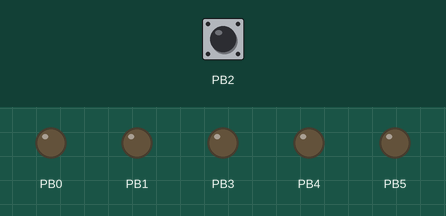
Recording of a sketch running on a simulated ATtiny85, built with avr-gcc and run on an emulated ATtiny85. Parts: output pins drawn as LEDs (lit = HIGH). The inputs (shaded band) are chosen by the test bench; at power-on: PB2 HIGH.

Above: at 1.2 s.
1.3 s: PB2 driven LOW
At 2.4 s:
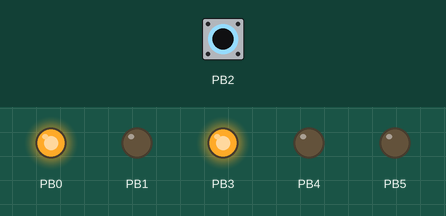
2.8 s: PB2 pulsed HIGH 2 times (0.12 s each, 0.3 s apart)
At 3.07 s:
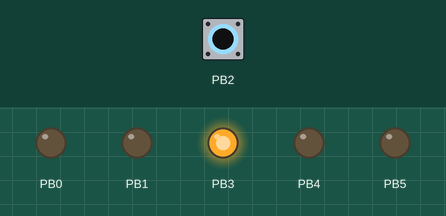
At 4.6 s:
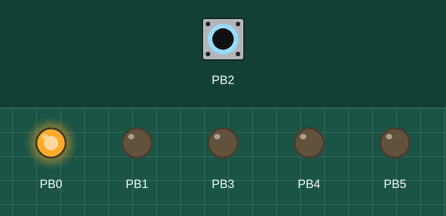
Timing chart, 0 to 12.8 s (numbered marks = the images above; inputs shaded):
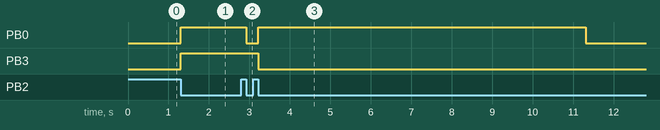

The sketch:

timer_and_pin_change_interrupt.ino
```cpp
#define SET_BIT(REG, BIT)     ((REG) |= (BIT))
#define CLEAR_BIT(REG, BIT)   ((REG) &= ~(BIT))
#define READ_BIT(REG, BIT)    ((REG) & (BIT))
#define WRITE_REG(REG, VAL)   ((REG) = (VAL))
#define READ_REG(REG)         ((REG))
#define MODIFY_REG(REG, CLEARMASK, SETMASK)  WRITE_REG((REG), (((READ_REG(REG)) & (~(CLEARMASK))) | (SETMASK)))

volatile uint16_t timer1Counter = 0;
volatile bool pulseDetected = false;
volatile bool velocityTooLow = false;
volatile uint16_t timerCountsBetweenPulses = 0;
volatile uint16_t velocityEstimate = 0;
const volatile uint16_t velocityGain = 8043; // wheel circumference / counter increment time * 3.6 = 2.23 [m] * 0.001 [s] * 3.6 =

inline uint8_t binaryOutput(uint16_t number){
  // binary counter output on pins 0,1,3-5
  // pin 0 value 2
  // pin 1 value 4
  // pin 3 value 8
  // pin 4 value 16
  // pin 5 value 32
  uint8_t val = 0;
  val |= ((number >> 1) & 1) << 0;
  val |= ((number >> 2) & 1) << 1;
  val |= ((number >> 3) & 1) << 3; // pin shift here
  val |= ((number >> 4) & 1) << 4;
  //val |= ((number >> 5) & 1) << 5; // cannot be: pin5 is reset pin, not output

  return val;
}

ISR(TIMER1_COMPA_vect){
  // blink
  if(timer1Counter >= 1000){ // count 1 to value +1
    //PORTB ^= 1<<1;
    timer1Counter = 0;
  }
  timer1Counter++;

  //odometry
  timerCountsBetweenPulses++;

}

// pin change interrupt
// 1. check if counter > small value (debounce)
// 2. reset counter
// 3. set sum value and output flag
ISR(INT0_vect){
  //PORTB ^= 1<<4;
  pulseDetected = true;
}

void setup() {
  cli();

  // set gpio
  DDRB |= 0b111011; // output pins
  //PORTB |= 1 << 2; // pull-up input

  // configure timer 1
  TCNT1 = 0x00; // start counting at zero
  TCCR1 |= 1 << 7; // reset on OCR1C compare
  uint8_t psc = 0b1000;// prescaler, log2(x)+1 in reg invullen
  MODIFY_REG(TCCR1,0x0F,psc);
  // write to both ORC1A and ORC1B to capture compare and reset timer
  uint8_t timerCounts = 128;// theory: 16.5 MHz / PSC / COUNTS = interrupt frequency. else PCK @64 MHz.
  OCR1A = timerCounts;
  OCR1C = timerCounts;
  TIMSK |= 1 << 6;// timer interrupt mask register

  // configure pin interrupt
  MCUCR |= 0b10 << 0; // 10 falling edge, 11 rising edge.
  GIMSK |= 1 << 6; //INT0 enable, PCIE disable: this is always on any change

  // enable interrupts
  sei(); //SREG I-bit set
}

void loop() {
  if(timerCountsBetweenPulses > 4000) // V < 2 km/h
  {
    timerCountsBetweenPulses = 4000;
    velocityTooLow = true;
  }
  else if(timerCountsBetweenPulses < 80) // V > 100 km/h
  {timerCountsBetweenPulses = 80;}

  if(pulseDetected == true)
  {
    velocityEstimate = velocityGain / timerCountsBetweenPulses;
    if(velocityEstimate > 100){velocityEstimate =100;}
    if(velocityEstimate < 2){velocityEstimate = 2;}
    timerCountsBetweenPulses = 0;
    MODIFY_REG(PORTB,0b111011,binaryOutput(velocityEstimate));
    pulseDetected = false;
  }
  if(velocityTooLow == true)
  {
    MODIFY_REG(PORTB,0b111011,0);
    velocityTooLow = false;
  }

}
```

Measured:
- after the input at 1.3 s, PB0, PB3: LOW → HIGH at once
- after the input at 2.8 s, PB0: HIGH → LOW after 0.12 s instead of 6.6 s; PB3: HIGH → LOW after 0.42 s instead of 6.6 s
